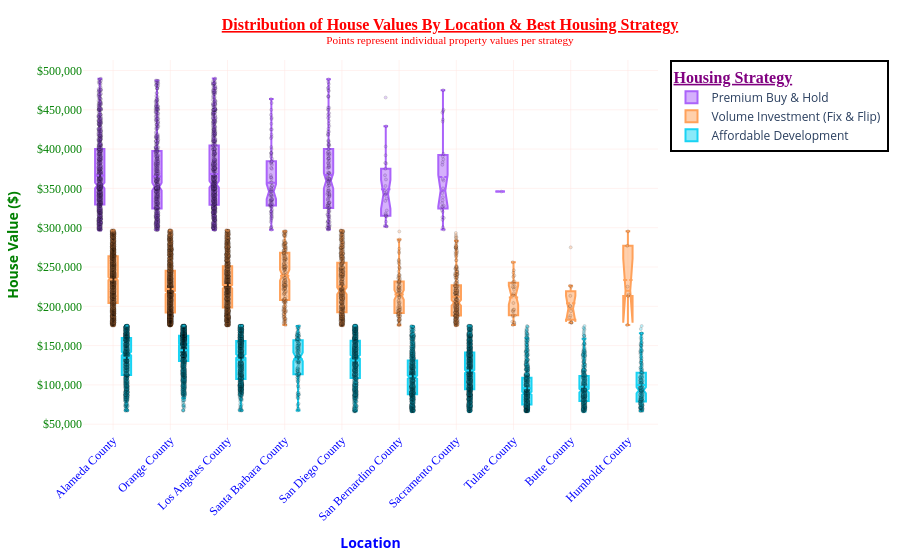

Notebook code cell kept with this figure:
### Markdown cell above
**`Boxplot - Distribution of Total Median House Value By Location & Best Housing Strategy`**.

### Code cell
# ── Imports ──────────────────────────────────────────────────────────────────
import plotly.express as px
# import plotly.io as pio                                 # 👈 Add this

# pio.renderers.default = "plotly_mimetype+notebook"     # 👈 Add this
# # ─────────────────────────────────────────────────────────────────────────────

fig = px.box(
    final,
    x="location_name",
    y="median_house_value",
    color="Best Strategy",

    # Fomat hover_data values
    hover_data={
        "Cluster": True,                   # no format change
        #"MHV_cluster_name": True,          # no format change
        #"price_cluster_name": True,        # no format change
        #"wealth_cluster_name": True,       # no format change
        "income_per_person": ":$,.2f",     # ✅ formatted as \$1,234
        "median_income": ":$,.2f",         # ✅ formatted as \$1,234
        #"rooms_per_person": ":,.2f",       # ✅ formatted as \1,234
        #"rooms_per_house": ":,.2f",        # ✅ formatted as \1,234
        "geo_cluster_name": True,          # no format change
        #"housing_median_age": ":,.2f",     # ✅ formatted as \1,234
        #"latitude": True,                  # no format change
        #"longitude": True,                 # no format change
        #"people_per_house": ":,.2f",       # ✅ formatted as \1,234
        #"bedrooms_ratio": ":,.2f",         # ✅ formatted as \1,234
        #"Risk": True,                      # no format change
        #"Return": True,                    # no format change
        "Best Strategy": True,             # no format change
    },
    points="all",
    notched=True,                # ✅ Shows 95% CI around the median
    color_discrete_map={
        "PB&H": "#2ecc71",   # green — premium
        "F&F":  "#3498db",   # blue — mid
        "AFD":  "#e74c3c"    # red — affordable
    },
)

fig.update_traces(
    marker=dict(
        size=3,              # ✅ Smaller points — less clutter
        opacity=0.3,         # ✅ More transparent — less overlap
        line=dict(width=0.5, color="black")
    ),
    boxmean=True,            # ✅ Dashed line showing mean inside box
    jitter=0.3,              # ✅ Spreads points horizontally — less overlap
    pointpos=0,              # ✅ Centers points within the box
)

fig.update_layout(
    title={
        "text": "<b><u>Distribution of House Values By Location & Best Housing Strategy</u></b>"
                "<br><sup>Points represent individual property values per strategy</sup>",
        "x": 0.5,
        "xanchor": "center",
        "font": {"family": "Tahoma", "size": 16, "color": "red"},
    },
    xaxis_title="<b>Location</b>",
    xaxis=dict(
        color="blue",
        # tickformat="$,.0f",
        tickangle=-45,
        tickfont=dict(family="Tahoma", size=12, color="blue"),
        showgrid=True,           # ✅ Vertical gridlines
        gridcolor="mistyrose",
        gridwidth=0.5,
    ),
    yaxis_title="<b>House Value ($)</b>",
    yaxis=dict(
        color="green",
        tickformat="$,.0f",
        tickangle=0,
        tickfont=dict(family="Tahoma", size=12, color="green"),
        showgrid=True,           # ✅ Horizontal gridlines
        gridcolor="mistyrose",
        gridwidth=0.5,
    ),
    legend_title={
        "text": "<u><b>Housing Strategy</b></u>",
        "font": {"family": "Tahoma", "size": 16, "color": "purple"},
    },
    legend=dict(
        bgcolor="white",
        bordercolor="black",
        borderwidth=2,
    ),
    plot_bgcolor="white",
    hoverlabel=dict(             # ✅ Styled hover box
        bgcolor="white",
        font_size=12,
        font_family="Tahoma",
    ),
    boxmode="group",             # ✅ Groups boxes side by side per location
)

#==#

# Define path
# my_path = r"C:\Users\tailb\Downloads"

#==#

# Save as PNG using path
# fig.write_image(os.path.join(my_path, "X.png"))
# print(f"✅ Saved to: {my_path}/X.png")


#==#

# Save as PDF using path
# fig.write_image(os.path.join(my_path, "X.pdf"), width=1920, height=1080, scale=2)
# print(f"✅ Saved to: {my_path}/X.pdf")


#==#

# ── Save Options (uncomment as needed) ──────────────────────────────────────
# fig.write_image("boxplot.jpeg")
# fig.write_image("boxplot.svg")
# fig.write_image("boxplot.pdf")
# fig.write_html("boxplot.html")
# ────────────────────────────────────────────────────────────────────────────

# # line = "─" * 60
# # print(line)

#==#

fig.show()

### Figure 1 — Plotly figure (JSON) as saved in the notebook; plotly's stock layout.template omitted (floating-point values rounded to 4 significant figures; data arrays with more than 128 entries replaced by an {"elided": "..."} marker saying what was removed)
{"data": [{"alignmentgroup": "True", "boxmean": true, "boxpoints": "all", "customdata": {"elided": "2538x5 mixed values"}, "hovertemplate": "Best Strategy=%{customdata[4]}<br>location_name=%{x}<br>median_house_value=%{y}<br>Cluster=%{customdata[0]}<br>income_per_person=%{customdata[1]:$,.2f}<br>median_income=%{customdata[2]:$,.2f}<br>geo_cluster_name=%{customdata[3]}<extra></extra>", "jitter": 0.3, "legendgroup": "Premium Buy & Hold", "marker": {"color": "#ab63fa", "line": {"color": "black", "width": 0.5}, "opacity": 0.3, "size": 3}, "name": "Premium Buy & Hold", "notched": true, "offsetgroup": "Premium Buy & Hold", "orientation": "v", "pointpos": 0, "showlegend": true, "type": "box", "x": {"elided": "2538 str values"}, "x0": " ", "xaxis": "x", "y": {"elided": "2538 int values"}, "y0": " ", "yaxis": "y"}, {"alignmentgroup": "True", "boxmean": true, "boxpoints": "all", "customdata": {"elided": "6318x5 mixed values"}, "hovertemplate": "Best Strategy=%{customdata[4]}<br>location_name=%{x}<br>median_house_value=%{y}<br>Cluster=%{customdata[0]}<br>income_per_person=%{customdata[1]:$,.2f}<br>median_income=%{customdata[2]:$,.2f}<br>geo_cluster_name=%{customdata[3]}<extra></extra>", "jitter": 0.3, "legendgroup": "Volume Investment (Fix & Flip)", "marker": {"color": "#FFA15A", "line": {"color": "black", "width": 0.5}, "opacity": 0.3, "size": 3}, "name": "Volume Investment (Fix & Flip)", "notched": true, "offsetgroup": "Volume Investment (Fix & Flip)", "orientation": "v", "pointpos": 0, "showlegend": true, "type": "box", "x": {"elided": "6318 str values"}, "x0": " ", "xaxis": "x", "y": {"elided": "6318 int values"}, "y0": " ", "yaxis": "y"}, {"alignmentgroup": "True", "boxmean": true, "boxpoints": "all", "customdata": {"elided": "8627x5 mixed values"}, "hovertemplate": "Best Strategy=%{customdata[4]}<br>location_name=%{x}<br>median_house_value=%{y}<br>Cluster=%{customdata[0]}<br>income_per_person=%{customdata[1]:$,.2f}<br>median_income=%{customdata[2]:$,.2f}<br>geo_cluster_name=%{customdata[3]}<extra></extra>", "jitter": 0.3, "legendgroup": "Affordable Development", "marker": {"color": "#19d3f3", "line": {"color": "black", "width": 0.5}, "opacity": 0.3, "size": 3}, "name": "Affordable Development", "notched": true, "offsetgroup": "Affordable Development", "orientation": "v", "pointpos": 0, "showlegend": true, "type": "box", "x": {"elided": "8627 str values"}, "x0": " ", "xaxis": "x", "y": {"elided": "8627 int values"}, "y0": " ", "yaxis": "y"}], "layout": {"boxmode": "group", "hoverlabel": {"bgcolor": "white", "font": {"family": "Tahoma", "size": 12}}, "legend": {"bgcolor": "white", "bordercolor": "black", "borderwidth": 2, "title": {"font": {"color": "purple", "family": "Tahoma", "size": 16}, "text": "<u><b>Housing Strategy</b></u>"}, "tracegroupgap": 0}, "margin": {"t": 60}, "plot_bgcolor": "white", "title": {"font": {"color": "red", "family": "Tahoma", "size": 16}, "text": "<b><u>Distribution of House Values By Location & Best Housing Strategy</u></b><br><sup>Points represent individual property values per strategy</sup>", "x": 0.5, "xanchor": "center"}, "xaxis": {"anchor": "y", "color": "blue", "domain": [0, 1], "gridcolor": "mistyrose", "gridwidth": 0.5, "showgrid": true, "tickangle": -45, "tickfont": {"color": "blue", "family": "Tahoma", "size": 12}, "title": {"text": "<b>Location</b>"}}, "yaxis": {"anchor": "x", "color": "green", "domain": [0, 1], "gridcolor": "mistyrose", "gridwidth": 0.5, "showgrid": true, "tickangle": 0, "tickfont": {"color": "green", "family": "Tahoma", "size": 12}, "tickformat": "$,.0f", "title": {"text": "<b>House Value ($)</b>"}}}}
